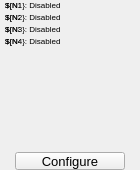
<?xml version="1.0" ?>
<ui version="4.0">
  <class>Dialog</class>
  <widget class="PyDMFrame" name="screen">
    <property name="geometry">
      <rect>
        <x>2375</x>
        <y>753</y>
        <width>140</width>
        <height>170</height>
      </rect>
    </property>
    <property name="minimumSize">
      <size>
        <width>140</width>
        <height>170</height>
      </size>
    </property>
    <property name="styleSheet">
      <string notr="true">PyDMFrame#screen {
  color: rgb(0, 0, 0);
  background-color: rgb(200, 200, 200);
  }</string>
    </property>
    <property name="windowTitle">
      <string>filterbox_more</string>
    </property>
    <layout class="QGridLayout" name="gridLayout" columnstretch="5,7,3,5,4,12,2,2,3,26,5,2,2,4,18,5,20,6,1,3,5" rowstretch="10,2,10,2,10,2,10,2,6,88,6,4,18">
      <property name="leftMargin">
        <number>0</number>
      </property>
      <property name="topMargin">
        <number>0</number>
      </property>
      <property name="rightMargin">
        <number>0</number>
      </property>
      <property name="bottomMargin">
        <number>0</number>
      </property>
      <property name="horizontalSpacing">
        <number>0</number>
      </property>
      <property name="verticalSpacing">
        <number>0</number>
      </property>
      <item row="8" column="1" rowspan="3" colspan="19">
        <widget class="PyDMDrawingRectangle" name="rectangle">
          <property name="geometry">
            <rect>
              <x>5</x>
              <y>48</y>
              <width>130</width>
              <height>100</height>
            </rect>
          </property>
          <property name="sizePolicy">
            <sizepolicy hsizetype="Ignored" vsizetype="Ignored">
              <horstretch>0</horstretch>
              <verstretch>0</verstretch>
            </sizepolicy>
          </property>
          <property name="brush" stdset="0">
            <brush brushstyle="NoBrush">
              <color alpha="255">
                <red>0</red>
                <green>0</green>
                <blue>0</blue>
              </color>
            </brush>
          </property>
          <property name="penStyle" stdset="0">
            <enum>Qt::SolidLine</enum>
          </property>
          <property name="penColor" stdset="0">
            <color>
              <red>0</red>
              <green>0</green>
              <blue>0</blue>
            </color>
          </property>
          <property name="penWidth" stdset="0">
            <double>2.0</double>
          </property>
          <property name="penCapStyle" stdset="0">
            <enum>Qt::FlatCap</enum>
          </property>
          <property name="toolTip">
            <string>rectangle</string>
          </property>
        </widget>
      </item>
      <item row="12" column="3" colspan="14">
        <widget class="PyDMRelatedDisplayButton" name="related_display">
          <property name="geometry">
            <rect>
              <x>15</x>
              <y>152</y>
              <width>110</width>
              <height>18</height>
            </rect>
          </property>
          <property name="sizePolicy">
            <sizepolicy hsizetype="Ignored" vsizetype="Ignored">
              <horstretch>0</horstretch>
              <verstretch>0</verstretch>
            </sizepolicy>
          </property>
          <property name="toolTip">
            <string>Configure</string>
          </property>
          <property name="text">
            <string>Configure</string>
          </property>
          <property name="showIcon" stdset="0">
            <bool>false</bool>
          </property>
          <property name="font">
            <font>
              <pointsize>10</pointsize>
            </font>
          </property>
          <property name="styleSheet">
            <string notr="true">PyDMRelatedDisplayButton#related_display {
  color: rgb(255, 255, 255);
  background-color: rgb(88, 52, 15);
  }</string>
          </property>
          <property name="titles" stdset="0">
            <stringlist>
              <string>Configure</string>
            </stringlist>
          </property>
          <property name="filenames" stdset="0">
            <stringlist>
              <string>filterbox_config.ui</string>
            </stringlist>
          </property>
          <property name="macros" stdset="0">
            <stringlist>
              <string>P=${P},R=${R},N1=${N1},N2=${N2},N3=${N3},N4=${N4}</string>
            </stringlist>
          </property>
          <property name="openInNewWindow" stdset="0">
            <bool>true</bool>
          </property>
        </widget>
      </item>
      <item row="0" column="1" colspan="11">
        <widget class="PyDMLabel" name="text">
          <property name="geometry">
            <rect>
              <x>5</x>
              <y>0</y>
              <width>71</width>
              <height>10</height>
            </rect>
          </property>
          <property name="sizePolicy">
            <sizepolicy hsizetype="Ignored" vsizetype="Ignored">
              <horstretch>0</horstretch>
              <verstretch>0</verstretch>
            </sizepolicy>
          </property>
          <property name="text">
            <string>${N1}: Disabled</string>
          </property>
          <property name="font">
            <font>
              <pointsize>6</pointsize>
            </font>
          </property>
          <property name="brush" stdset="0">
            <brush brushstyle="SolidPattern">
              <color alpha="255">
                <red>253</red>
                <green>0</green>
                <blue>0</blue>
              </color>
            </brush>
          </property>
          <property name="rules" stdset="0">
            <string>[{&quot;name&quot;: &quot;visibility&quot;, &quot;property&quot;: &quot;Visible&quot;, &quot;channels&quot;: [{&quot;channel&quot;: &quot;ca://${P}${R}Fi${N1}:Enable&quot;, &quot;trigger&quot;: true, &quot;use_enum&quot;: false}], &quot;expression&quot;: &quot;ch[0]==0&quot;}]</string>
          </property>
          <property name="toolTip">
            <string>text</string>
          </property>
          <property name="alignment">
            <set>Qt::AlignLeading|Qt::AlignLeft|Qt::AlignVCenter</set>
          </property>
          <property name="styleSheet">
            <string notr="true">PyDMLabel#text {
  color: rgb(253, 0, 0);
  }</string>
          </property>
        </widget>
      </item>
      <item row="2" column="1" colspan="11">
        <widget class="PyDMLabel" name="text_1">
          <property name="geometry">
            <rect>
              <x>5</x>
              <y>12</y>
              <width>71</width>
              <height>10</height>
            </rect>
          </property>
          <property name="sizePolicy">
            <sizepolicy hsizetype="Ignored" vsizetype="Ignored">
              <horstretch>0</horstretch>
              <verstretch>0</verstretch>
            </sizepolicy>
          </property>
          <property name="text">
            <string>${N2}: Disabled</string>
          </property>
          <property name="font">
            <font>
              <pointsize>6</pointsize>
            </font>
          </property>
          <property name="brush" stdset="0">
            <brush brushstyle="SolidPattern">
              <color alpha="255">
                <red>253</red>
                <green>0</green>
                <blue>0</blue>
              </color>
            </brush>
          </property>
          <property name="rules" stdset="0">
            <string>[{&quot;name&quot;: &quot;visibility&quot;, &quot;property&quot;: &quot;Visible&quot;, &quot;channels&quot;: [{&quot;channel&quot;: &quot;ca://${P}${R}Fi${N2}:Enable&quot;, &quot;trigger&quot;: true, &quot;use_enum&quot;: false}], &quot;expression&quot;: &quot;ch[0]==0&quot;}]</string>
          </property>
          <property name="toolTip">
            <string>text_1</string>
          </property>
          <property name="alignment">
            <set>Qt::AlignLeading|Qt::AlignLeft|Qt::AlignVCenter</set>
          </property>
          <property name="styleSheet">
            <string notr="true">PyDMLabel#text_1 {
  color: rgb(253, 0, 0);
  }</string>
          </property>
        </widget>
      </item>
      <item row="4" column="1" colspan="11">
        <widget class="PyDMLabel" name="text_2">
          <property name="geometry">
            <rect>
              <x>5</x>
              <y>24</y>
              <width>71</width>
              <height>10</height>
            </rect>
          </property>
          <property name="sizePolicy">
            <sizepolicy hsizetype="Ignored" vsizetype="Ignored">
              <horstretch>0</horstretch>
              <verstretch>0</verstretch>
            </sizepolicy>
          </property>
          <property name="text">
            <string>${N3}: Disabled</string>
          </property>
          <property name="font">
            <font>
              <pointsize>6</pointsize>
            </font>
          </property>
          <property name="brush" stdset="0">
            <brush brushstyle="SolidPattern">
              <color alpha="255">
                <red>253</red>
                <green>0</green>
                <blue>0</blue>
              </color>
            </brush>
          </property>
          <property name="rules" stdset="0">
            <string>[{&quot;name&quot;: &quot;visibility&quot;, &quot;property&quot;: &quot;Visible&quot;, &quot;channels&quot;: [{&quot;channel&quot;: &quot;ca://${P}${R}Fi${N3}:Enable&quot;, &quot;trigger&quot;: true, &quot;use_enum&quot;: false}], &quot;expression&quot;: &quot;ch[0]==0&quot;}]</string>
          </property>
          <property name="toolTip">
            <string>text_2</string>
          </property>
          <property name="alignment">
            <set>Qt::AlignLeading|Qt::AlignLeft|Qt::AlignVCenter</set>
          </property>
          <property name="styleSheet">
            <string notr="true">PyDMLabel#text_2 {
  color: rgb(253, 0, 0);
  }</string>
          </property>
        </widget>
      </item>
      <item row="6" column="1" colspan="11">
        <widget class="PyDMLabel" name="text_3">
          <property name="geometry">
            <rect>
              <x>5</x>
              <y>36</y>
              <width>71</width>
              <height>10</height>
            </rect>
          </property>
          <property name="sizePolicy">
            <sizepolicy hsizetype="Ignored" vsizetype="Ignored">
              <horstretch>0</horstretch>
              <verstretch>0</verstretch>
            </sizepolicy>
          </property>
          <property name="text">
            <string>${N4}: Disabled</string>
          </property>
          <property name="font">
            <font>
              <pointsize>6</pointsize>
            </font>
          </property>
          <property name="brush" stdset="0">
            <brush brushstyle="SolidPattern">
              <color alpha="255">
                <red>253</red>
                <green>0</green>
                <blue>0</blue>
              </color>
            </brush>
          </property>
          <property name="rules" stdset="0">
            <string>[{&quot;name&quot;: &quot;visibility&quot;, &quot;property&quot;: &quot;Visible&quot;, &quot;channels&quot;: [{&quot;channel&quot;: &quot;ca://${P}${R}Fi${N4}:Enable&quot;, &quot;trigger&quot;: true, &quot;use_enum&quot;: false}], &quot;expression&quot;: &quot;ch[0]==0&quot;}]</string>
          </property>
          <property name="toolTip">
            <string>text_3</string>
          </property>
          <property name="alignment">
            <set>Qt::AlignLeading|Qt::AlignLeft|Qt::AlignVCenter</set>
          </property>
          <property name="styleSheet">
            <string notr="true">PyDMLabel#text_3 {
  color: rgb(253, 0, 0);
  }</string>
          </property>
        </widget>
      </item>
      <item row="2" column="1" colspan="3">
        <widget class="QLabel" name="text_4">
          <property name="geometry">
            <rect>
              <x>5</x>
              <y>12</y>
              <width>15</width>
              <height>10</height>
            </rect>
          </property>
          <property name="sizePolicy">
            <sizepolicy hsizetype="Ignored" vsizetype="Ignored">
              <horstretch>0</horstretch>
              <verstretch>0</verstretch>
            </sizepolicy>
          </property>
          <property name="text">
            <string>${N2}:</string>
          </property>
          <property name="font">
            <font>
              <pointsize>6</pointsize>
            </font>
          </property>
          <property name="brush" stdset="0">
            <brush brushstyle="SolidPattern">
              <color alpha="255">
                <red>0</red>
                <green>0</green>
                <blue>0</blue>
              </color>
            </brush>
          </property>
          <property name="toolTip">
            <string>text_4</string>
          </property>
          <property name="alignment">
            <set>Qt::AlignLeading|Qt::AlignLeft|Qt::AlignVCenter</set>
          </property>
          <property name="styleSheet">
            <string notr="true">QLabel#text_4 {
  color: rgb(0, 0, 0);
  }</string>
          </property>
        </widget>
      </item>
      <item row="2" column="5">
        <widget class="PyDMLabel" name="text_update">
          <property name="geometry">
            <rect>
              <x>24</x>
              <y>12</y>
              <width>12</width>
              <height>10</height>
            </rect>
          </property>
          <property name="sizePolicy">
            <sizepolicy hsizetype="Ignored" vsizetype="Ignored">
              <horstretch>0</horstretch>
              <verstretch>0</verstretch>
            </sizepolicy>
          </property>
          <property name="toolTip">
            <string>PV: ${P}${R}Fi${N2}:Material</string>
          </property>
          <property name="channel" stdset="0">
            <string>ca://${P}${R}Fi${N2}:Material</string>
          </property>
          <property name="displayFormat" stdset="0">
            <enum>PyDMLabel::String</enum>
          </property>
          <property name="font">
            <font>
              <pointsize>6</pointsize>
            </font>
          </property>
          <property name="alignment">
            <set>Qt::AlignLeading|Qt::AlignLeft|Qt::AlignVCenter</set>
          </property>
          <property name="textInteractionFlags">
            <set>Qt::TextSelectableByKeyboard|Qt::TextSelectableByMouse</set>
          </property>
          <property name="styleSheet">
            <string notr="true">PyDMLabel#text_update {
  color: rgb(0, 0, 0);
  background-color: rgb(200, 200, 200);
  }</string>
          </property>
        </widget>
      </item>
      <item row="2" column="8" colspan="5">
        <widget class="PyDMLabel" name="text_update_1">
          <property name="geometry">
            <rect>
              <x>40</x>
              <y>12</y>
              <width>38</width>
              <height>10</height>
            </rect>
          </property>
          <property name="sizePolicy">
            <sizepolicy hsizetype="Ignored" vsizetype="Ignored">
              <horstretch>0</horstretch>
              <verstretch>0</verstretch>
            </sizepolicy>
          </property>
          <property name="toolTip">
            <string>PV: ${P}${R}Fi${N2}:Thickness</string>
          </property>
          <property name="channel" stdset="0">
            <string>ca://${P}${R}Fi${N2}:Thickness</string>
          </property>
          <property name="font">
            <font>
              <pointsize>6</pointsize>
            </font>
          </property>
          <property name="alignment">
            <set>Qt::AlignLeading|Qt::AlignLeft|Qt::AlignVCenter</set>
          </property>
          <property name="textInteractionFlags">
            <set>Qt::TextSelectableByKeyboard|Qt::TextSelectableByMouse</set>
          </property>
          <property name="styleSheet">
            <string notr="true">PyDMLabel#text_update_1 {
  color: rgb(0, 0, 0);
  background-color: rgb(200, 200, 200);
  }</string>
          </property>
        </widget>
      </item>
      <item row="2" column="14" colspan="5">
        <widget class="PyDMLabel" name="text_update_2">
          <property name="geometry">
            <rect>
              <x>82</x>
              <y>12</y>
              <width>50</width>
              <height>10</height>
            </rect>
          </property>
          <property name="sizePolicy">
            <sizepolicy hsizetype="Ignored" vsizetype="Ignored">
              <horstretch>0</horstretch>
              <verstretch>0</verstretch>
            </sizepolicy>
          </property>
          <property name="toolTip">
            <string>PV: ${P}${R}Fi${N2}:Transmission</string>
          </property>
          <property name="channel" stdset="0">
            <string>ca://${P}${R}Fi${N2}:Transmission</string>
          </property>
          <property name="font">
            <font>
              <pointsize>6</pointsize>
            </font>
          </property>
          <property name="alignment">
            <set>Qt::AlignLeading|Qt::AlignLeft|Qt::AlignVCenter</set>
          </property>
          <property name="textInteractionFlags">
            <set>Qt::TextSelectableByKeyboard|Qt::TextSelectableByMouse</set>
          </property>
          <property name="styleSheet">
            <string notr="true">PyDMLabel#text_update_2 {
  color: rgb(10, 0, 184);
  background-color: rgb(200, 200, 200);
  }</string>
          </property>
        </widget>
      </item>
      <item row="0" column="1" colspan="3">
        <widget class="QLabel" name="text_5">
          <property name="geometry">
            <rect>
              <x>5</x>
              <y>0</y>
              <width>15</width>
              <height>10</height>
            </rect>
          </property>
          <property name="sizePolicy">
            <sizepolicy hsizetype="Ignored" vsizetype="Ignored">
              <horstretch>0</horstretch>
              <verstretch>0</verstretch>
            </sizepolicy>
          </property>
          <property name="text">
            <string>${N1}:</string>
          </property>
          <property name="font">
            <font>
              <pointsize>6</pointsize>
            </font>
          </property>
          <property name="brush" stdset="0">
            <brush brushstyle="SolidPattern">
              <color alpha="255">
                <red>0</red>
                <green>0</green>
                <blue>0</blue>
              </color>
            </brush>
          </property>
          <property name="toolTip">
            <string>text_5</string>
          </property>
          <property name="alignment">
            <set>Qt::AlignLeading|Qt::AlignLeft|Qt::AlignVCenter</set>
          </property>
          <property name="styleSheet">
            <string notr="true">QLabel#text_5 {
  color: rgb(0, 0, 0);
  }</string>
          </property>
        </widget>
      </item>
      <item row="0" column="5">
        <widget class="PyDMLabel" name="text_update_3">
          <property name="geometry">
            <rect>
              <x>24</x>
              <y>0</y>
              <width>12</width>
              <height>10</height>
            </rect>
          </property>
          <property name="sizePolicy">
            <sizepolicy hsizetype="Ignored" vsizetype="Ignored">
              <horstretch>0</horstretch>
              <verstretch>0</verstretch>
            </sizepolicy>
          </property>
          <property name="toolTip">
            <string>PV: ${P}${R}Fi${N1}:Material</string>
          </property>
          <property name="channel" stdset="0">
            <string>ca://${P}${R}Fi${N1}:Material</string>
          </property>
          <property name="displayFormat" stdset="0">
            <enum>PyDMLabel::String</enum>
          </property>
          <property name="font">
            <font>
              <pointsize>6</pointsize>
            </font>
          </property>
          <property name="alignment">
            <set>Qt::AlignLeading|Qt::AlignLeft|Qt::AlignVCenter</set>
          </property>
          <property name="textInteractionFlags">
            <set>Qt::TextSelectableByKeyboard|Qt::TextSelectableByMouse</set>
          </property>
          <property name="styleSheet">
            <string notr="true">PyDMLabel#text_update_3 {
  color: rgb(0, 0, 0);
  background-color: rgb(200, 200, 200);
  }</string>
          </property>
        </widget>
      </item>
      <item row="0" column="8" colspan="5">
        <widget class="PyDMLabel" name="text_update_4">
          <property name="geometry">
            <rect>
              <x>40</x>
              <y>0</y>
              <width>38</width>
              <height>10</height>
            </rect>
          </property>
          <property name="sizePolicy">
            <sizepolicy hsizetype="Ignored" vsizetype="Ignored">
              <horstretch>0</horstretch>
              <verstretch>0</verstretch>
            </sizepolicy>
          </property>
          <property name="toolTip">
            <string>PV: ${P}${R}Fi${N1}:Thickness</string>
          </property>
          <property name="channel" stdset="0">
            <string>ca://${P}${R}Fi${N1}:Thickness</string>
          </property>
          <property name="font">
            <font>
              <pointsize>6</pointsize>
            </font>
          </property>
          <property name="alignment">
            <set>Qt::AlignLeading|Qt::AlignLeft|Qt::AlignVCenter</set>
          </property>
          <property name="textInteractionFlags">
            <set>Qt::TextSelectableByKeyboard|Qt::TextSelectableByMouse</set>
          </property>
          <property name="styleSheet">
            <string notr="true">PyDMLabel#text_update_4 {
  color: rgb(0, 0, 0);
  background-color: rgb(200, 200, 200);
  }</string>
          </property>
        </widget>
      </item>
      <item row="0" column="14" colspan="5">
        <widget class="PyDMLabel" name="text_update_5">
          <property name="geometry">
            <rect>
              <x>82</x>
              <y>0</y>
              <width>50</width>
              <height>10</height>
            </rect>
          </property>
          <property name="sizePolicy">
            <sizepolicy hsizetype="Ignored" vsizetype="Ignored">
              <horstretch>0</horstretch>
              <verstretch>0</verstretch>
            </sizepolicy>
          </property>
          <property name="toolTip">
            <string>PV: ${P}${R}Fi${N1}:Transmission</string>
          </property>
          <property name="channel" stdset="0">
            <string>ca://${P}${R}Fi${N1}:Transmission</string>
          </property>
          <property name="font">
            <font>
              <pointsize>6</pointsize>
            </font>
          </property>
          <property name="alignment">
            <set>Qt::AlignLeading|Qt::AlignLeft|Qt::AlignVCenter</set>
          </property>
          <property name="textInteractionFlags">
            <set>Qt::TextSelectableByKeyboard|Qt::TextSelectableByMouse</set>
          </property>
          <property name="styleSheet">
            <string notr="true">PyDMLabel#text_update_5 {
  color: rgb(10, 0, 184);
  background-color: rgb(200, 200, 200);
  }</string>
          </property>
        </widget>
      </item>
      <item row="4" column="1" colspan="3">
        <widget class="QLabel" name="text_6">
          <property name="geometry">
            <rect>
              <x>5</x>
              <y>24</y>
              <width>15</width>
              <height>10</height>
            </rect>
          </property>
          <property name="sizePolicy">
            <sizepolicy hsizetype="Ignored" vsizetype="Ignored">
              <horstretch>0</horstretch>
              <verstretch>0</verstretch>
            </sizepolicy>
          </property>
          <property name="text">
            <string>${N3}:</string>
          </property>
          <property name="font">
            <font>
              <pointsize>6</pointsize>
            </font>
          </property>
          <property name="brush" stdset="0">
            <brush brushstyle="SolidPattern">
              <color alpha="255">
                <red>0</red>
                <green>0</green>
                <blue>0</blue>
              </color>
            </brush>
          </property>
          <property name="toolTip">
            <string>text_6</string>
          </property>
          <property name="alignment">
            <set>Qt::AlignLeading|Qt::AlignLeft|Qt::AlignVCenter</set>
          </property>
          <property name="styleSheet">
            <string notr="true">QLabel#text_6 {
  color: rgb(0, 0, 0);
  }</string>
          </property>
        </widget>
      </item>
      <item row="4" column="5">
        <widget class="PyDMLabel" name="text_update_6">
          <property name="geometry">
            <rect>
              <x>24</x>
              <y>24</y>
              <width>12</width>
              <height>10</height>
            </rect>
          </property>
          <property name="sizePolicy">
            <sizepolicy hsizetype="Ignored" vsizetype="Ignored">
              <horstretch>0</horstretch>
              <verstretch>0</verstretch>
            </sizepolicy>
          </property>
          <property name="toolTip">
            <string>PV: ${P}${R}Fi${N3}:Material</string>
          </property>
          <property name="channel" stdset="0">
            <string>ca://${P}${R}Fi${N3}:Material</string>
          </property>
          <property name="displayFormat" stdset="0">
            <enum>PyDMLabel::String</enum>
          </property>
          <property name="font">
            <font>
              <pointsize>6</pointsize>
            </font>
          </property>
          <property name="alignment">
            <set>Qt::AlignLeading|Qt::AlignLeft|Qt::AlignVCenter</set>
          </property>
          <property name="textInteractionFlags">
            <set>Qt::TextSelectableByKeyboard|Qt::TextSelectableByMouse</set>
          </property>
          <property name="styleSheet">
            <string notr="true">PyDMLabel#text_update_6 {
  color: rgb(0, 0, 0);
  background-color: rgb(200, 200, 200);
  }</string>
          </property>
        </widget>
      </item>
      <item row="4" column="8" colspan="5">
        <widget class="PyDMLabel" name="text_update_7">
          <property name="geometry">
            <rect>
              <x>40</x>
              <y>24</y>
              <width>38</width>
              <height>10</height>
            </rect>
          </property>
          <property name="sizePolicy">
            <sizepolicy hsizetype="Ignored" vsizetype="Ignored">
              <horstretch>0</horstretch>
              <verstretch>0</verstretch>
            </sizepolicy>
          </property>
          <property name="toolTip">
            <string>PV: ${P}${R}Fi${N3}:Thickness</string>
          </property>
          <property name="channel" stdset="0">
            <string>ca://${P}${R}Fi${N3}:Thickness</string>
          </property>
          <property name="font">
            <font>
              <pointsize>6</pointsize>
            </font>
          </property>
          <property name="alignment">
            <set>Qt::AlignLeading|Qt::AlignLeft|Qt::AlignVCenter</set>
          </property>
          <property name="textInteractionFlags">
            <set>Qt::TextSelectableByKeyboard|Qt::TextSelectableByMouse</set>
          </property>
          <property name="styleSheet">
            <string notr="true">PyDMLabel#text_update_7 {
  color: rgb(0, 0, 0);
  background-color: rgb(200, 200, 200);
  }</string>
          </property>
        </widget>
      </item>
      <item row="4" column="14" colspan="5">
        <widget class="PyDMLabel" name="text_update_8">
          <property name="geometry">
            <rect>
              <x>82</x>
              <y>24</y>
              <width>50</width>
              <height>10</height>
            </rect>
          </property>
          <property name="sizePolicy">
            <sizepolicy hsizetype="Ignored" vsizetype="Ignored">
              <horstretch>0</horstretch>
              <verstretch>0</verstretch>
            </sizepolicy>
          </property>
          <property name="toolTip">
            <string>PV: ${P}${R}Fi${N3}:Transmission</string>
          </property>
          <property name="channel" stdset="0">
            <string>ca://${P}${R}Fi${N3}:Transmission</string>
          </property>
          <property name="font">
            <font>
              <pointsize>6</pointsize>
            </font>
          </property>
          <property name="alignment">
            <set>Qt::AlignLeading|Qt::AlignLeft|Qt::AlignVCenter</set>
          </property>
          <property name="textInteractionFlags">
            <set>Qt::TextSelectableByKeyboard|Qt::TextSelectableByMouse</set>
          </property>
          <property name="styleSheet">
            <string notr="true">PyDMLabel#text_update_8 {
  color: rgb(10, 0, 184);
  background-color: rgb(200, 200, 200);
  }</string>
          </property>
        </widget>
      </item>
      <item row="6" column="1" colspan="3">
        <widget class="QLabel" name="text_7">
          <property name="geometry">
            <rect>
              <x>5</x>
              <y>36</y>
              <width>15</width>
              <height>10</height>
            </rect>
          </property>
          <property name="sizePolicy">
            <sizepolicy hsizetype="Ignored" vsizetype="Ignored">
              <horstretch>0</horstretch>
              <verstretch>0</verstretch>
            </sizepolicy>
          </property>
          <property name="text">
            <string>${N4}:</string>
          </property>
          <property name="font">
            <font>
              <pointsize>6</pointsize>
            </font>
          </property>
          <property name="brush" stdset="0">
            <brush brushstyle="SolidPattern">
              <color alpha="255">
                <red>0</red>
                <green>0</green>
                <blue>0</blue>
              </color>
            </brush>
          </property>
          <property name="toolTip">
            <string>text_7</string>
          </property>
          <property name="alignment">
            <set>Qt::AlignLeading|Qt::AlignLeft|Qt::AlignVCenter</set>
          </property>
          <property name="styleSheet">
            <string notr="true">QLabel#text_7 {
  color: rgb(0, 0, 0);
  }</string>
          </property>
        </widget>
      </item>
      <item row="6" column="5">
        <widget class="PyDMLabel" name="text_update_9">
          <property name="geometry">
            <rect>
              <x>24</x>
              <y>36</y>
              <width>12</width>
              <height>10</height>
            </rect>
          </property>
          <property name="sizePolicy">
            <sizepolicy hsizetype="Ignored" vsizetype="Ignored">
              <horstretch>0</horstretch>
              <verstretch>0</verstretch>
            </sizepolicy>
          </property>
          <property name="toolTip">
            <string>PV: ${P}${R}Fi${N4}:Material</string>
          </property>
          <property name="channel" stdset="0">
            <string>ca://${P}${R}Fi${N4}:Material</string>
          </property>
          <property name="displayFormat" stdset="0">
            <enum>PyDMLabel::String</enum>
          </property>
          <property name="font">
            <font>
              <pointsize>6</pointsize>
            </font>
          </property>
          <property name="alignment">
            <set>Qt::AlignLeading|Qt::AlignLeft|Qt::AlignVCenter</set>
          </property>
          <property name="textInteractionFlags">
            <set>Qt::TextSelectableByKeyboard|Qt::TextSelectableByMouse</set>
          </property>
          <property name="styleSheet">
            <string notr="true">PyDMLabel#text_update_9 {
  color: rgb(0, 0, 0);
  background-color: rgb(200, 200, 200);
  }</string>
          </property>
        </widget>
      </item>
      <item row="6" column="8" colspan="5">
        <widget class="PyDMLabel" name="text_update_10">
          <property name="geometry">
            <rect>
              <x>40</x>
              <y>36</y>
              <width>38</width>
              <height>10</height>
            </rect>
          </property>
          <property name="sizePolicy">
            <sizepolicy hsizetype="Ignored" vsizetype="Ignored">
              <horstretch>0</horstretch>
              <verstretch>0</verstretch>
            </sizepolicy>
          </property>
          <property name="toolTip">
            <string>PV: ${P}${R}Fi${N4}:Thickness</string>
          </property>
          <property name="channel" stdset="0">
            <string>ca://${P}${R}Fi${N4}:Thickness</string>
          </property>
          <property name="font">
            <font>
              <pointsize>6</pointsize>
            </font>
          </property>
          <property name="alignment">
            <set>Qt::AlignLeading|Qt::AlignLeft|Qt::AlignVCenter</set>
          </property>
          <property name="textInteractionFlags">
            <set>Qt::TextSelectableByKeyboard|Qt::TextSelectableByMouse</set>
          </property>
          <property name="styleSheet">
            <string notr="true">PyDMLabel#text_update_10 {
  color: rgb(0, 0, 0);
  background-color: rgb(200, 200, 200);
  }</string>
          </property>
        </widget>
      </item>
      <item row="6" column="14" colspan="5">
        <widget class="PyDMLabel" name="text_update_11">
          <property name="geometry">
            <rect>
              <x>82</x>
              <y>36</y>
              <width>50</width>
              <height>10</height>
            </rect>
          </property>
          <property name="sizePolicy">
            <sizepolicy hsizetype="Ignored" vsizetype="Ignored">
              <horstretch>0</horstretch>
              <verstretch>0</verstretch>
            </sizepolicy>
          </property>
          <property name="toolTip">
            <string>PV: ${P}${R}Fi${N4}:Transmission</string>
          </property>
          <property name="channel" stdset="0">
            <string>ca://${P}${R}Fi${N4}:Transmission</string>
          </property>
          <property name="font">
            <font>
              <pointsize>6</pointsize>
            </font>
          </property>
          <property name="alignment">
            <set>Qt::AlignLeading|Qt::AlignLeft|Qt::AlignVCenter</set>
          </property>
          <property name="textInteractionFlags">
            <set>Qt::TextSelectableByKeyboard|Qt::TextSelectableByMouse</set>
          </property>
          <property name="styleSheet">
            <string notr="true">PyDMLabel#text_update_11 {
  color: rgb(10, 0, 184);
  background-color: rgb(200, 200, 200);
  }</string>
          </property>
        </widget>
      </item>
      <item row="9" column="2" colspan="5">
        <widget class="PyDMEmbeddedDisplay" name="composite">
          <property name="geometry">
            <rect>
              <x>12</x>
              <y>54</y>
              <width>26</width>
              <height>88</height>
            </rect>
          </property>
          <property name="sizePolicy">
            <sizepolicy hsizetype="Ignored" vsizetype="Ignored">
              <horstretch>0</horstretch>
              <verstretch>0</verstretch>
            </sizepolicy>
          </property>
          <property name="toolTip">
            <string>composite</string>
          </property>
          <property name="filename" stdset="0">
            <string>filter_blade.ui</string>
          </property>
          <property name="macros" stdset="0">
            <string>P=${P},R=${R},N=${N4}</string>
          </property>
        </widget>
      </item>
      <item row="9" column="9">
        <widget class="PyDMEmbeddedDisplay" name="composite_1">
          <property name="geometry">
            <rect>
              <x>43</x>
              <y>54</y>
              <width>26</width>
              <height>88</height>
            </rect>
          </property>
          <property name="sizePolicy">
            <sizepolicy hsizetype="Ignored" vsizetype="Ignored">
              <horstretch>0</horstretch>
              <verstretch>0</verstretch>
            </sizepolicy>
          </property>
          <property name="toolTip">
            <string>composite_1</string>
          </property>
          <property name="filename" stdset="0">
            <string>filter_blade.ui</string>
          </property>
          <property name="macros" stdset="0">
            <string>P=${P},R=${R},N=${N3}</string>
          </property>
        </widget>
      </item>
      <item row="9" column="11" colspan="4">
        <widget class="PyDMEmbeddedDisplay" name="composite_2">
          <property name="geometry">
            <rect>
              <x>74</x>
              <y>54</y>
              <width>26</width>
              <height>88</height>
            </rect>
          </property>
          <property name="sizePolicy">
            <sizepolicy hsizetype="Ignored" vsizetype="Ignored">
              <horstretch>0</horstretch>
              <verstretch>0</verstretch>
            </sizepolicy>
          </property>
          <property name="toolTip">
            <string>composite_2</string>
          </property>
          <property name="filename" stdset="0">
            <string>filter_blade.ui</string>
          </property>
          <property name="macros" stdset="0">
            <string>P=${P},R=${R},N=${N2}</string>
          </property>
        </widget>
      </item>
      <item row="9" column="16" colspan="2">
        <widget class="PyDMEmbeddedDisplay" name="composite_3">
          <property name="geometry">
            <rect>
              <x>105</x>
              <y>54</y>
              <width>26</width>
              <height>88</height>
            </rect>
          </property>
          <property name="sizePolicy">
            <sizepolicy hsizetype="Ignored" vsizetype="Ignored">
              <horstretch>0</horstretch>
              <verstretch>0</verstretch>
            </sizepolicy>
          </property>
          <property name="toolTip">
            <string>composite_3</string>
          </property>
          <property name="filename" stdset="0">
            <string>filter_blade.ui</string>
          </property>
          <property name="macros" stdset="0">
            <string>P=${P},R=${R},N=${N1}</string>
          </property>
        </widget>
      </item>
    </layout>
    <zorder>rectangle</zorder>
    <zorder>related_display</zorder>
    <zorder>text</zorder>
    <zorder>text_1</zorder>
    <zorder>text_2</zorder>
    <zorder>text_3</zorder>
    <zorder>text_4</zorder>
    <zorder>text_update</zorder>
    <zorder>text_update_1</zorder>
    <zorder>text_update_2</zorder>
    <zorder>text_5</zorder>
    <zorder>text_update_3</zorder>
    <zorder>text_update_4</zorder>
    <zorder>text_update_5</zorder>
    <zorder>text_6</zorder>
    <zorder>text_update_6</zorder>
    <zorder>text_update_7</zorder>
    <zorder>text_update_8</zorder>
    <zorder>text_7</zorder>
    <zorder>text_update_9</zorder>
    <zorder>text_update_10</zorder>
    <zorder>text_update_11</zorder>
    <zorder>composite</zorder>
    <zorder>composite_1</zorder>
    <zorder>composite_2</zorder>
    <zorder>composite_3</zorder>
  </widget>
  <customwidgets>
    <customwidget>
      <class>PyDMDrawingRectangle</class>
      <extends>QWidget</extends>
      <header>pydm.widgets.drawing</header>
    </customwidget>
    <customwidget>
      <class>PyDMRelatedDisplayButton</class>
      <extends>QPushButton</extends>
      <header>pydm.widgets.related_display_button</header>
    </customwidget>
    <customwidget>
      <class>PyDMLabel</class>
      <extends>QLabel</extends>
      <header>pydm.widgets.label</header>
    </customwidget>
    <customwidget>
      <class>PyDMEmbeddedDisplay</class>
      <extends>QFrame</extends>
      <header>pydm.widgets.embedded_display</header>
    </customwidget>
    <customwidget>
      <class>PyDMFrame</class>
      <extends>QFrame</extends>
      <header>pydm.widgets.frame</header>
    </customwidget>
  </customwidgets>
</ui>
